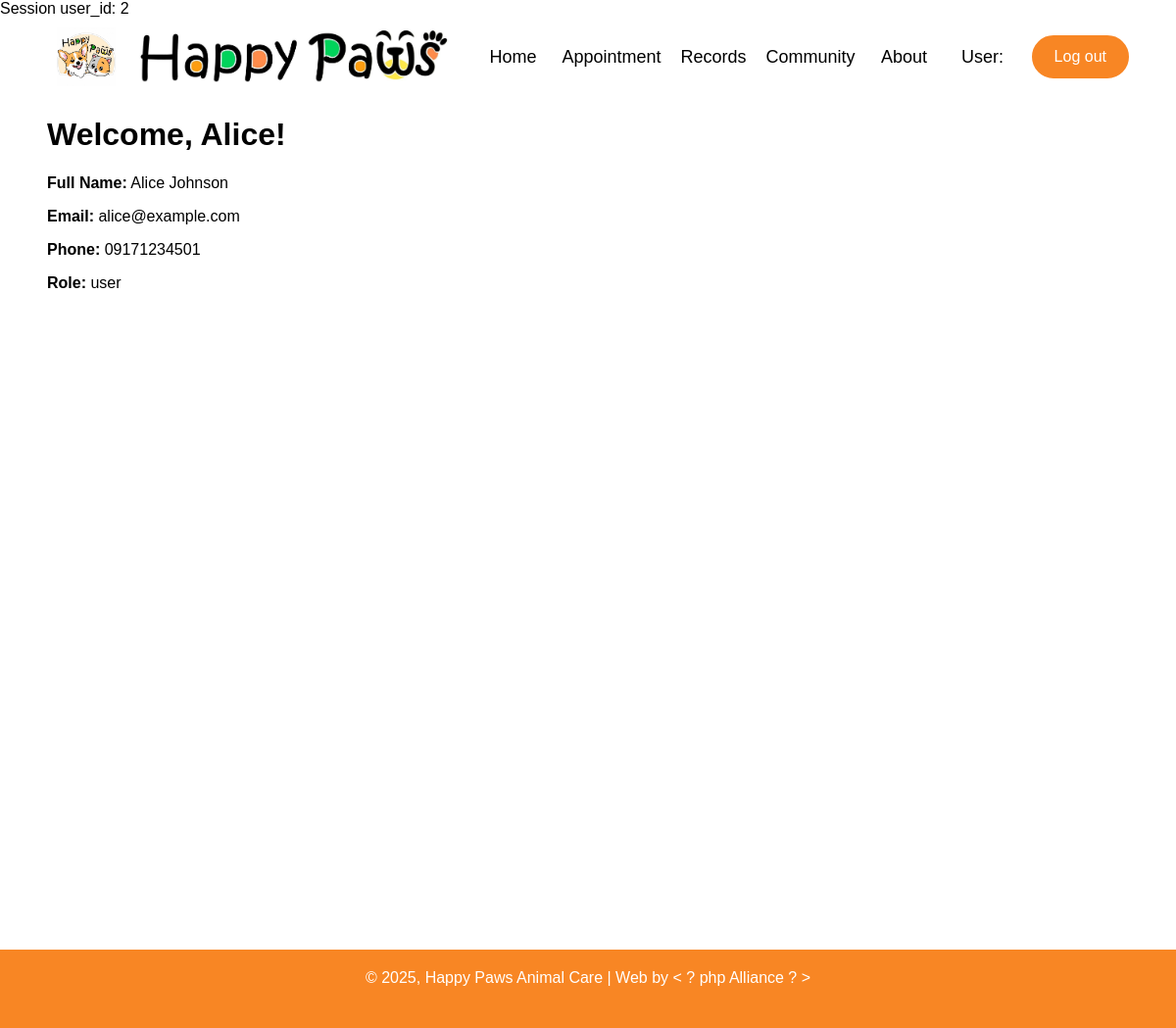
The page /newpage.php (signed in) on the database its author committed.
### tables this page shows
CREATE TABLE IF NOT EXISTS users (
    id INT AUTO_INCREMENT PRIMARY KEY,
    fname VARCHAR(50) NOT NULL,
    username VARCHAR(50) NOT NULL,
    lname VARCHAR(50) NOT NULL,
    phone VARCHAR(20),
    email VARCHAR(100) NOT NULL UNIQUE,
    password VARCHAR(255) NOT NULL,
    role VARCHAR(20) DEFAULT 'user',
    created_at TIMESTAMP DEFAULT CURRENT_TIMESTAMP
);

### newpage.php (the view, shortened to what this page needs)
<?php
include_once("includes/db.php");
$user_id = $_SESSION["user_id"];
echo "Session user_id: " . ($_SESSION["user_id"] ?? 'Not set');
$sql = "SELECT fname, lname, phone, email, role FROM users WHERE id = ?";
$stmt = mysqli_prepare($conn, $sql);
mysqli_stmt_bind_param($stmt, "i", $user_id);
mysqli_stmt_execute($stmt);
$result = mysqli_stmt_get_result($stmt);
$user = mysqli_fetch_assoc($result);
?>
<!DOCTYPE html>
<html>
<head>
    <link rel="stylesheet" href="style.css">
</head>
<body>
<?php include("includes/header.php"); ?>
<div class="container">
    <h1>Welcome, <?php echo htmlspecialchars($user['fname']); ?>!</h1>
    <p><strong>Full Name:</strong> <?php echo htmlspecialchars($user['fname'] . ' ' . $user['lname']); ?></p>
    <p><strong>Email:</strong> <?php echo htmlspecialchars($user['email']); ?></p>
    <p><strong>Phone:</strong> <?php echo htmlspecialchars($user['phone']); ?></p>
    <p><strong>Role:</strong> <?php echo htmlspecialchars($user['role']); ?></p>
</div>
<?php include("includes/footer.php"); ?>
</body>
</html>

### css/style.css (style rules this page uses)
* { box-sizing: border-box; }
body { margin: 0; font-family: sans-serif; }
.container { width: 92%; margin: auto; height: 100%; }
html, body { height: 100%; margin: 0; }

### rows shown on the page
users: fname "Alice", fname+lname "Alice Johnson", email "alice@example.com", phone "09171234501", role "user"

### other values the page prints
$_SESSION["user_id"] "2"
